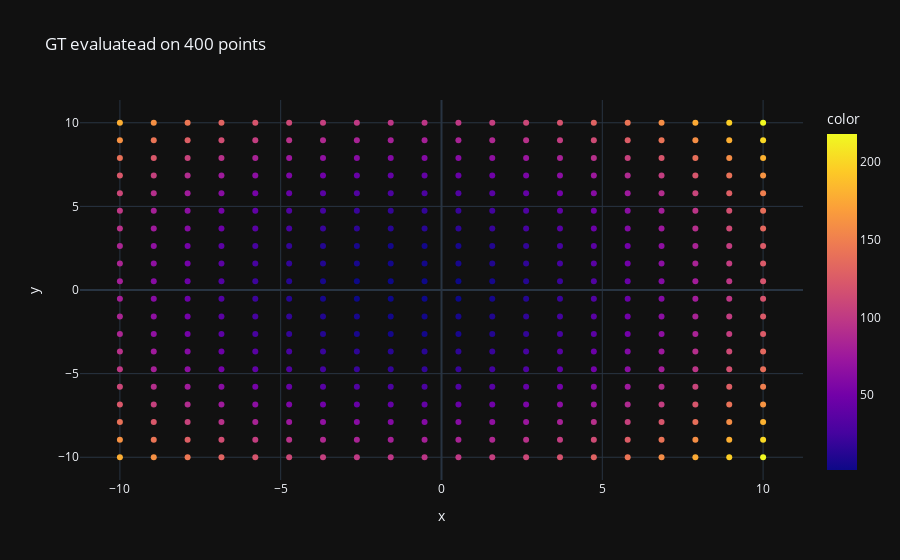

The code cell stored with this chart in its notebook:
### Markdown cell above
# 2D

### Code cell
def g(x, y):
    """2D function, with a clear minimum.
    - slightly slow"""
    sleep(0.1)
    return np.sqrt((((x+1)**2 + y**2) - 2) ** 2 + 1) + 3 * np.sin((y) ** 2 / 2)


search = cool.CoolSearch(
    g,
    dict.fromkeys(["x", "y"], (-10, 10)),
)

grid = search.get_grid(20)


px.scatter(
    grid,
    x="x",
    y="y",
    color=g(grid[:, 0], grid[:, 1]),
    title=f"GT evaluatead on {len(grid)} points"
)

### Figure 1 — Plotly figure (JSON) as saved in the notebook; plotly's stock layout.template omitted (floating-point values rounded to 4 significant figures; data arrays with more than 128 entries replaced by an {"elided": "..."} marker saying what was removed)
{"data": [{"hovertemplate": "x=%{x}<br>y=%{y}<br>color=%{marker.color}<extra></extra>", "legendgroup": "", "marker": {"color": {"elided": "400 float values"}, "coloraxis": "coloraxis", "symbol": "circle"}, "mode": "markers", "name": "", "orientation": "v", "showlegend": false, "type": "scatter", "x": {"elided": "400 float values"}, "xaxis": "x", "y": {"elided": "400 float values"}, "yaxis": "y"}], "layout": {"coloraxis": {"colorbar": {"title": {"text": "color"}}, "colorscale": [[0, "#0d0887"], [0.1111, "#46039f"], [0.2222, "#7201a8"], [0.3333, "#9c179e"], [0.4444, "#bd3786"], [0.5556, "#d8576b"], [0.6667, "#ed7953"], [0.7778, "#fb9f3a"], [0.8889, "#fdca26"], [1, "#f0f921"]]}, "legend": {"tracegroupgap": 0}, "title": {"text": "GT evaluatead on 400 points"}, "xaxis": {"anchor": "y", "domain": [0, 1], "title": {"text": "x"}}, "yaxis": {"anchor": "x", "domain": [0, 1], "title": {"text": "y"}}}}
